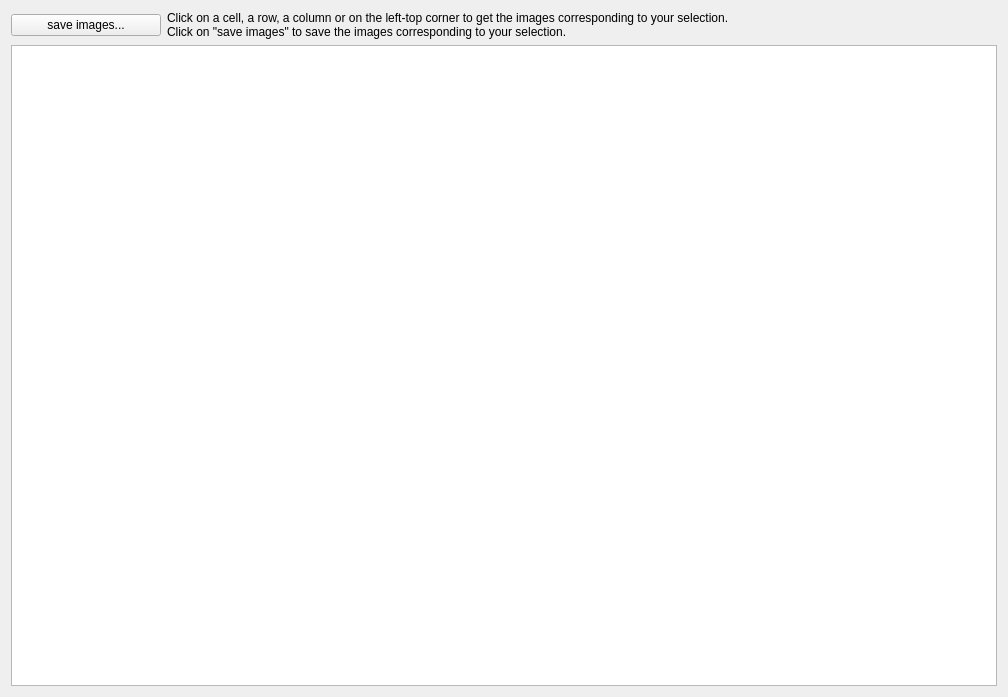
<?xml version="1.0" encoding="UTF-8"?>
<ui version="4.0">
 <class>ConfusionMatrixWidget</class>
 <widget class="QWidget" name="ConfusionMatrixWidget">
  <property name="geometry">
   <rect>
    <x>0</x>
    <y>0</y>
    <width>1008</width>
    <height>697</height>
   </rect>
  </property>
  <property name="windowTitle">
   <string>Confusionmatrix</string>
  </property>
  <layout class="QGridLayout" name="gridLayout">
   <item row="1" column="0">
    <widget class="QTableView" name="tableView">
     <property name="sizePolicy">
      <sizepolicy hsizetype="Expanding" vsizetype="Expanding">
       <horstretch>0</horstretch>
       <verstretch>0</verstretch>
      </sizepolicy>
     </property>
     <property name="minimumSize">
      <size>
       <width>0</width>
       <height>600</height>
      </size>
     </property>
     <property name="selectionMode">
      <enum>QAbstractItemView::ExtendedSelection</enum>
     </property>
     <property name="gridStyle">
      <enum>Qt::DotLine</enum>
     </property>
    </widget>
   </item>
   <item row="0" column="0">
    <layout class="QHBoxLayout" name="horizontalLayout">
     <item>
      <widget class="QPushButton" name="pbSave">
       <property name="maximumSize">
        <size>
         <width>150</width>
         <height>16777215</height>
        </size>
       </property>
       <property name="text">
        <string>save images...</string>
       </property>
      </widget>
     </item>
     <item>
      <widget class="QLabel" name="label">
       <property name="text">
        <string>Click on a cell, a row, a column or on the left-top corner to get the images corresponding to your selection.
Click on &quot;save images&quot; to save the images corresponding to your selection.</string>
       </property>
      </widget>
     </item>
    </layout>
   </item>
  </layout>
 </widget>
 <resources>
  <include location="../resources/signs.qrc"/>
 </resources>
 <connections/>
</ui>
